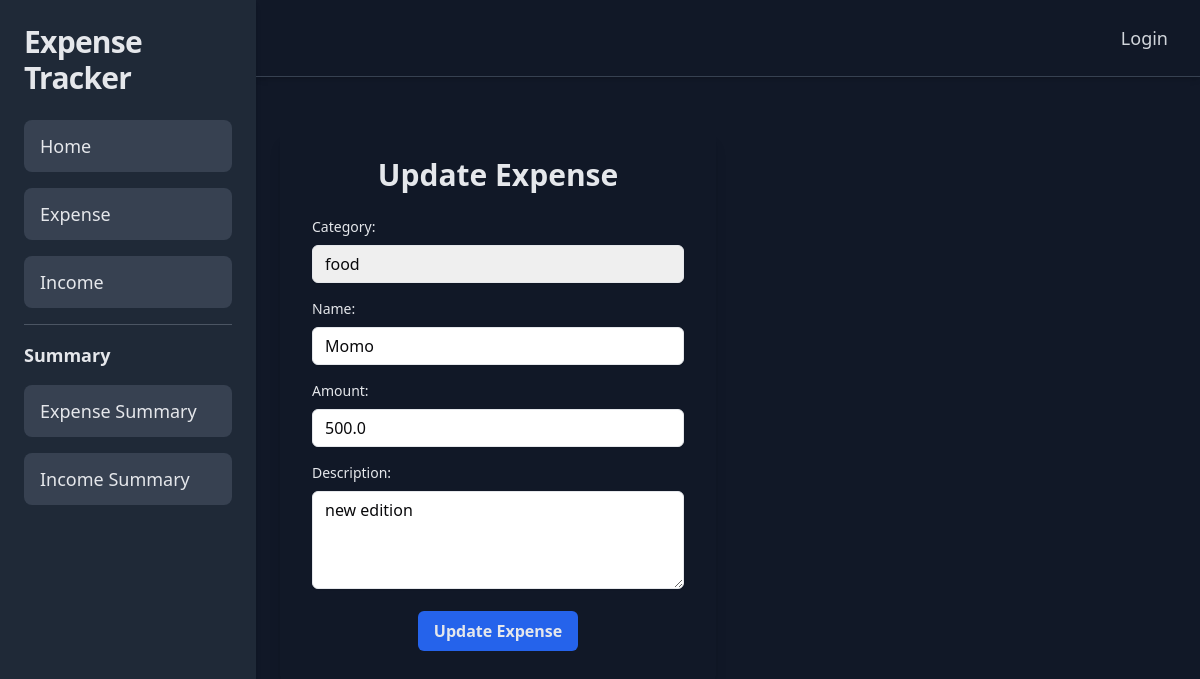
Page /update_expense/22/ on the committed database.
### core/models.py (models this page shows, shortened)
class Expense(models.Model):
    user = models.ForeignKey(User, on_delete=models.CASCADE)
    name = models.CharField(max_length=200)
    amount = models.FloatField()
    date = models.DateField(auto_now_add=True)
    category = models.ForeignKey('ExpenseCategory', on_delete=models.CASCADE)
    description = models.TextField()

class ExpenseCategory(models.Model):
    name = models.CharField(max_length=100)
    class Meta:
        verbose_name_plural = "Expense Categories"

### core/views.py (the view)
# urls.py: path('update_expense/<int:expense_id>/', update_expense, name='update_expense'),
def update_expense(request,expense_id):
    if request.method == 'POST':
        name = request.POST['name']
        amount = request.POST['amount']
        description = request.POST['description']
        cat = request.POST.get('category')
        category = ExpenseCategory.objects.get(id=cat)
        expense = Expense.objects.get(id=expense_id)
        expense.name = name
        expense.amount = amount
        description = description
        expense.category = category
        expense.save()
        return redirect('expense')
    else:
        expense=Expense.objects.get(id=expense_id)
        expense_category=ExpenseCategory.objects.all()
        content_send={
            'expense':expense,
            'expense_category':expense_category
        }
        return render(request, 'core/update_expense.html',content_send)

### core/templates/core/update_expense.html (shortened to what this page needs)
{% extends 'core/base.html' %}
{% block content %}
<div class="container mx-auto mt-8 max-w-md">
    <div class="bg-dark-800 shadow-lg rounded-lg px-8 pt-6 pb-8 mb-4">
        <h2 class="text-3xl font-bold mb-6 text-center text-dark-100">Update Expense</h2>
        <form method="post">
            <div class="mb-4">
                <label class="block text-dark-100 text-sm font-medium mb-2" for="category">
                    Category:
                </label>
                <select class="shadow-sm appearance-none border border-dark-600 rounded-md w-full py-2 px-3 text-[#09090b] bg-dark-700 leading-tight focus:outline-none focus:ring-2 focus:ring-blue-500 focus:border-blue-500" id="category" name="category" required>
                    {% for category in expense_category %}
                        <option value="{{ category.id }}" {% if category.id == expense.category.id %}selected{% endif %}>{{ category.name }}</option>
                    {% endfor %}
                </select>
            </div>
            <div class="mb-4">
                <label class="block text-dark-100 text-sm font-medium mb-2" for="name">
                    Name:
                </label>
                <input class="shadow-sm appearance-none border border-dark-600 rounded-md w-full py-2 px-3 text-[#09090b] bg-dark-700 leading-tight focus:outline-none focus:ring-2 focus:ring-blue-500 focus:border-blue-500" id="name" name="name" type="text" value="{{ expense.name }}" required>
            </div>
            <div class="mb-4">
                <label class="block text-dark-100 text-sm font-medium mb-2" for="amount">
                    Amount:
                </label>
                <input class="shadow-sm appearance-none border border-dark-600 rounded-md w-full py-2 px-3 text-[#09090b] bg-dark-700 leading-tight focus:outline-none focus:ring-2 focus:ring-blue-500 focus:border-blue-500" id="amount" name="amount" type="number" value="{{ expense.amount }}" step="0.01" required>
            </div>
            <div class="mb-4">
                <label class="block text-dark-100 text-sm font-medium mb-2" for="description">
                    Description:
                </label>
                <textarea class="shadow-sm appearance-none border border-dark-600 rounded-md w-full py-2 px-3 text-[#09090b] bg-dark-700 leading-tight focus:outline-none focus:ring-2 focus:ring-blue-500 focus:border-blue-500" id="description" name="description" rows="4">{{ expense.description }}</textarea>
            </div>
            <div class="flex items-center justify-center">
                <button class="bg-blue-600 hover:bg-blue-700 text-dark-100 font-bold py-2 px-4 rounded-md focus:outline-none focus:ring-2 focus:ring-blue-500 focus:ring-offset-2 transition duration-150 ease-in-out" type="submit">
                    Update Expense
                </button>
            </div>
        </form>
    </div>
</div>
{% endblock %}

### rows in the picture
Expense: category "food", name "Momo", amount "500.0", description "new edition"
